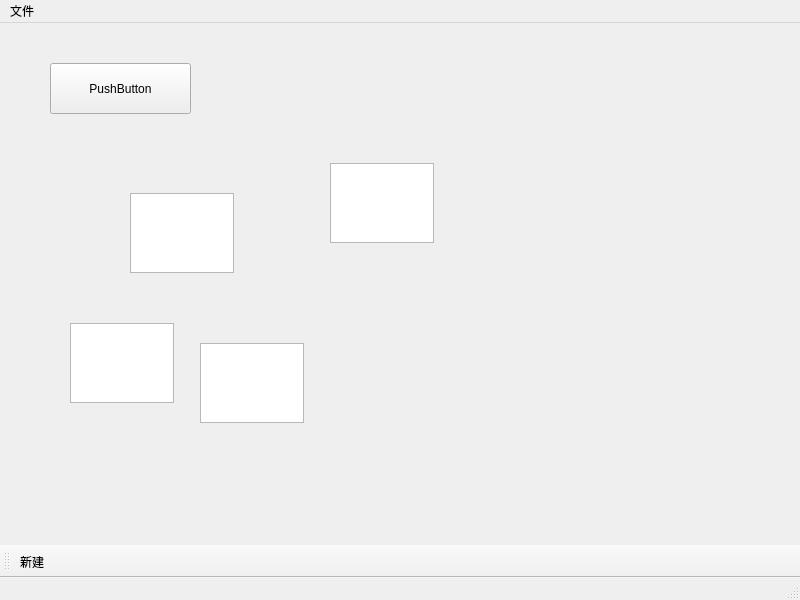
<?xml version="1.0" encoding="UTF-8"?>
<ui version="4.0">
 <class>MainWindow</class>
 <widget class="QMainWindow" name="MainWindow">
  <property name="geometry">
   <rect>
    <x>0</x>
    <y>0</y>
    <width>800</width>
    <height>600</height>
   </rect>
  </property>
  <property name="windowTitle">
   <string>MainWindow</string>
  </property>
  <widget class="QWidget" name="centralwidget">
   <widget class="QPushButton" name="pushButton">
    <property name="geometry">
     <rect>
      <x>50</x>
      <y>40</y>
      <width>141</width>
      <height>51</height>
     </rect>
    </property>
    <property name="text">
     <string>PushButton</string>
    </property>
   </widget>
   <widget class="QTextEdit" name="textEdit">
    <property name="geometry">
     <rect>
      <x>130</x>
      <y>170</y>
      <width>104</width>
      <height>80</height>
     </rect>
    </property>
   </widget>
   <widget class="QTextEdit" name="textEdit_2">
    <property name="geometry">
     <rect>
      <x>200</x>
      <y>320</y>
      <width>104</width>
      <height>80</height>
     </rect>
    </property>
   </widget>
   <widget class="QTextEdit" name="textEdit_3">
    <property name="geometry">
     <rect>
      <x>330</x>
      <y>140</y>
      <width>104</width>
      <height>80</height>
     </rect>
    </property>
   </widget>
   <widget class="QTextEdit" name="textEdit_4">
    <property name="geometry">
     <rect>
      <x>70</x>
      <y>300</y>
      <width>104</width>
      <height>80</height>
     </rect>
    </property>
   </widget>
  </widget>
  <widget class="QMenuBar" name="menubar">
   <property name="geometry">
    <rect>
     <x>0</x>
     <y>0</y>
     <width>800</width>
     <height>41</height>
    </rect>
   </property>
   <widget class="QMenu" name="menu">
    <property name="title">
     <string>文件</string>
    </property>
    <addaction name="actionnew"/>
   </widget>
   <addaction name="menu"/>
  </widget>
  <widget class="QStatusBar" name="statusbar">
   <property name="contextMenuPolicy">
    <enum>Qt::DefaultContextMenu</enum>
   </property>
   <property name="toolTip">
    <string>nihao </string>
   </property>
   <property name="toolTipDuration">
    <number>2</number>
   </property>
   <property name="statusTip">
    <string>123</string>
   </property>
   <property name="autoFillBackground">
    <bool>false</bool>
   </property>
  </widget>
  <widget class="QToolBar" name="toolBar">
   <property name="windowTitle">
    <string>toolBar</string>
   </property>
   <property name="allowedAreas">
    <set>Qt::BottomToolBarArea|Qt::TopToolBarArea</set>
   </property>
   <attribute name="toolBarArea">
    <enum>BottomToolBarArea</enum>
   </attribute>
   <attribute name="toolBarBreak">
    <bool>false</bool>
   </attribute>
   <addaction name="actionnew"/>
  </widget>
  <action name="actionnew">
   <property name="text">
    <string>新建</string>
   </property>
  </action>
 </widget>
 <resources/>
 <connections>
  <connection>
   <sender>pushButton</sender>
   <signal>clicked()</signal>
   <receiver>toolBar</receiver>
   <slot>hide()</slot>
   <hints>
    <hint type="sourcelabel">
     <x>120</x>
     <y>106</y>
    </hint>
    <hint type="destinationlabel">
     <x>399</x>
     <y>545</y>
    </hint>
   </hints>
  </connection>
  <connection>
   <sender>pushButton</sender>
   <signal>clicked()</signal>
   <receiver>toolBar</receiver>
   <slot>show()</slot>
   <hints>
    <hint type="sourcelabel">
     <x>120</x>
     <y>106</y>
    </hint>
    <hint type="destinationlabel">
     <x>399</x>
     <y>545</y>
    </hint>
   </hints>
  </connection>
 </connections>
</ui>
